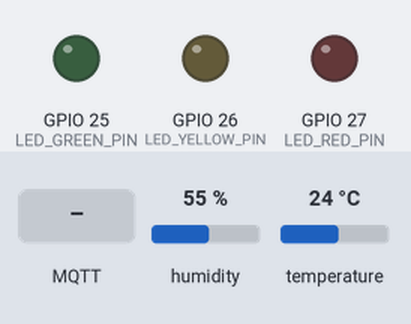
This sketch was run on a simulated ESP32. On the bench: output pins drawn as LEDs (lit = HIGH). Dashed ring = blinking. Inputs (shaded band) come from the test bench; at power-on: humidity 55 %, temperature 24 °C. WiFi joins after 1.5 s; servers stay silent unless stated; random numbers use the default seed unless the sketch sets one; no MQTT or app messages arrive unless stated; what the sketch prints to the serial monitor is not drawn.

Above: at 2.9 s.
3.0 s: MQTT message "0" arrives on the first subscribed topic
At 4.23 s:
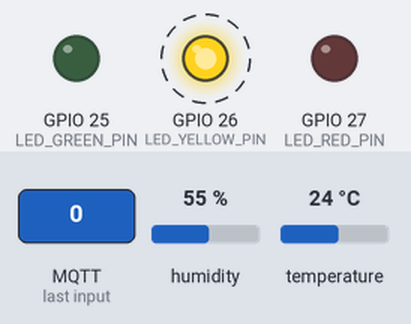
11.6 s: MQTT message "0" arrives on the second subscribed topic
15.1 s: MQTT message "5" arrives on the second subscribed topic
At 16.8 s:
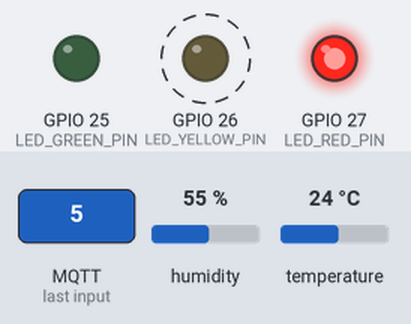
Timing chart, 0 to 24.6 s (numbered marks = the images above; inputs shaded):
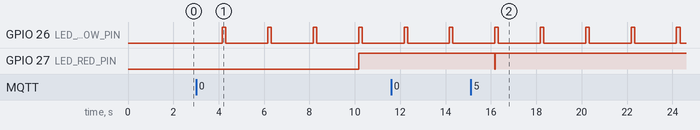

Measured:
- after the input at 15.1 s, GPIO 27 (LED_RED_PIN): HIGH → LOW after 1.1 s, → HIGH 0.01 s later
- by itself, GPIO 26 (LED_YELLOW_PIN): alternates HIGH for 0.16 s and LOW for 1.8 s

The sketch:

esp32_a_sender.ino
```cpp
/*
  =====================================================================
  ESP32_A - Sender Node (Publisher + DHT11)
  Đồ án Hệ thống phân tán - Reliable Message Delivery qua MQTT
  ---------------------------------------------------------------------
  Chức năng:
    - Đọc DHT11 (nhiệt độ + độ ẩm) mỗi SEND_INTERVAL_MS
    - Gắn sequence number tăng dần cho mỗi message
    - Publish lên topic `sensor/data` với MQTT QoS 0 (fire-and-forget)
    - Tự cài tầng tin cậy:
        * Chờ ACK trên topic `sensor/ack` với timeout
        * Retry tối đa MAX_RETRY lần
        * Drop simulator (giả lập mất gói) điều khiển từ Node-RED
    - LED báo trạng thái:
        * LED_GREEN  (GPIO 25): nhận được ACK đúng
        * LED_YELLOW (GPIO 26): đang retry
        * LED_RED    (GPIO 27): fail sau MAX_RETRY lần
  ---------------------------------------------------------------------
  Thư viện cần cài (Library Manager):
    - PubSubClient (Nick O'Leary)
    - DHT sensor library (Adafruit)
    - Adafruit Unified Sensor
    - ArduinoJson (Benoit Blanchon)
  ---------------------------------------------------------------------
  TRƯỚC KHI NẠP: sửa WIFI_SSID, WIFI_PASS, MQTT_BROKER (IP laptop)
  =====================================================================
*/

#include <WiFi.h>
#include <PubSubClient.h>
#include <DHT.h>
#include <ArduinoJson.h>

// ===================== CẤU HÌNH (SỬA TRƯỚC KHI NẠP) =====================
const char*    WIFI_SSID   = "iPhone 3";
const char*    WIFI_PASS   = "22224444";
const char*    MQTT_BROKER = "172.20.10.3";   // IP laptop chạy Mosquitto
const uint16_t MQTT_PORT   = 1883;
const char*    CLIENT_ID   = "ESP32_A_Sender";
const char*    MQTT_USER   = "esp32_a";          // khớp với .env trong docker/
const char*    MQTT_PASS   = "esp32a_pass_2026";

// ===================== CHÂN PHẦN CỨNG =====================
#define DHT_PIN         4
#define DHT_TYPE        DHT11
#define LED_GREEN_PIN   25   // ACK OK
#define LED_YELLOW_PIN  26   // Retrying
#define LED_RED_PIN     27   // Failed

// ===================== THAM SỐ GIAO THỨC =====================
const unsigned long SEND_INTERVAL_MS  = 2000;   // mỗi 2s gửi 1 lần
const unsigned long RETRY_TIMEOUT_MS  = 2000;   // chờ ACK 2s
const uint8_t       MAX_RETRY         = 3;      // retry tối đa 3 lần
const unsigned long RETRY_CHECK_MS    = 200;    // tần suất quét pending
const unsigned long STATS_PUBLISH_MS  = 1000;   // tần suất gửi thống kê
#define PENDING_BUFFER_SIZE 16

// ===================== TOPICS MQTT =====================
const char* T_DATA          = "sensor/data";
const char* T_ACK           = "sensor/ack";
const char* T_MON_SENT      = "monitor/sent";
const char* T_MON_RETRY     = "monitor/retry";
const char* T_MON_FAILED    = "monitor/failed";
const char* T_MON_STATS_A   = "monitor/stats/A";
const char* T_CTL_DROP_RATE = "control/drop_rate";

// ===================== TRẠNG THÁI =====================
WiFiClient    wifiClient;
PubSubClient  mqtt(wifiClient);
DHT           dht(DHT_PIN, DHT_TYPE);

uint32_t current_seq      = 0;
float    drop_probability = 0.0;   // 0.0 → 1.0, điều khiển từ Node-RED

struct PendingMsg {
  bool          active;
  uint32_t      seq;
  unsigned long send_time;       // thời điểm gửi gần nhất
  unsigned long first_send_time; // thời điểm gửi lần đầu (để tính RTT)
  uint8_t       retry_count;
  float         temp;
  float         humid;
};
PendingMsg pending[PENDING_BUFFER_SIZE];

// Thống kê tích lũy
uint32_t stat_sent_total = 0;   // số lần publish thật (kể cả retry)
uint32_t stat_dropped    = 0;   // bị drop bởi simulator
uint32_t stat_retries    = 0;
uint32_t stat_ack_ok     = 0;
uint32_t stat_failed     = 0;
uint32_t stat_unique_seq = 0;   // số seq khác nhau đã tạo

unsigned long last_send_time     = 0;
unsigned long last_retry_check   = 0;
unsigned long last_stats_publish = 0;

// LED non-blocking
struct LedState { int pin; unsigned long off_time; };
LedState led_green  = {LED_GREEN_PIN,  0};
LedState led_yellow = {LED_YELLOW_PIN, 0};
LedState led_red    = {LED_RED_PIN,    0};

// ===================== HÀM TIỆN ÍCH =====================
void blink(LedState &led, unsigned long duration_ms = 150) {
  digitalWrite(led.pin, HIGH);
  led.off_time = millis() + duration_ms;
}

void update_leds() {
  unsigned long now = millis();
  if (led_green.off_time  && now >= led_green.off_time)  { digitalWrite(led_green.pin,  LOW); led_green.off_time  = 0; }
  if (led_yellow.off_time && now >= led_yellow.off_time) { digitalWrite(led_yellow.pin, LOW); led_yellow.off_time = 0; }
  if (led_red.off_time    && now >= led_red.off_time)    { digitalWrite(led_red.pin,    LOW); led_red.off_time    = 0; }
}

uint16_t compute_checksum(uint32_t seq, float temp, float humid) {
  uint16_t cs = (uint16_t)(seq & 0xFFFF);
  cs ^= (uint16_t)(temp * 10);
  cs ^= (uint16_t)(humid * 10);
  return cs;
}

int find_pending_by_seq(uint32_t seq) {
  for (int i = 0; i < PENDING_BUFFER_SIZE; i++)
    if (pending[i].active && pending[i].seq == seq) return i;
  return -1;
}

int find_free_slot() {
  for (int i = 0; i < PENDING_BUFFER_SIZE; i++)
    if (!pending[i].active) return i;
  return -1;
}

// ===================== WIFI + MQTT =====================
void setup_wifi() {
  Serial.printf("[WiFi] Connecting to %s ", WIFI_SSID);
  WiFi.mode(WIFI_STA);
  WiFi.begin(WIFI_SSID, WIFI_PASS);
  while (WiFi.status() != WL_CONNECTED) {
    delay(500);
    Serial.print(".");
  }
  Serial.printf("\n[WiFi] OK. IP=%s\n", WiFi.localIP().toString().c_str());
}

void mqtt_callback(char* topic, byte* payload, unsigned int length) {
  // Topic 1: sensor/ack  → xử lý ACK
  if (strcmp(topic, T_ACK) == 0) {
    StaticJsonDocument<256> doc;
    if (deserializeJson(doc, payload, length)) return;
    uint32_t ack_seq = doc["ack_seq"];
    const char* status = doc["status"] | "OK";

    int idx = find_pending_by_seq(ack_seq);
    if (idx >= 0) {
      unsigned long rtt = millis() - pending[idx].first_send_time;
      Serial.printf("[ACK] seq=%u status=%s rtt=%lums (retry=%u)\n",
                    ack_seq, status, rtt, pending[idx].retry_count);
      pending[idx].active = false;
      stat_ack_ok++;
      blink(led_green);
    } else {
      // ACK cho seq đã xóa khỏi buffer (đã ACK rồi hoặc đã fail)
      Serial.printf("[ACK] seq=%u (đã xử lý hoặc fail trước đó)\n", ack_seq);
    }
    return;
  }

  // Topic 2: control/drop_rate  → cập nhật drop probability
  if (strcmp(topic, T_CTL_DROP_RATE) == 0) {
    char buf[16];
    unsigned int n = length < 15 ? length : 15;
    memcpy(buf, payload, n);
    buf[n] = '\0';
    float new_rate = atof(buf);
    if (new_rate < 0) new_rate = 0;
    if (new_rate > 1) new_rate = 1;
    drop_probability = new_rate;
    Serial.printf("[CTL] drop_probability = %.2f\n", drop_probability);
    return;
  }
}

void connect_mqtt() {
  while (!mqtt.connected()) {
    Serial.printf("[MQTT] Connecting to %s:%u ... ", MQTT_BROKER, MQTT_PORT);
    if (mqtt.connect(CLIENT_ID, MQTT_USER, MQTT_PASS)) {
      Serial.println("OK");
      mqtt.subscribe(T_ACK, 0);
      mqtt.subscribe(T_CTL_DROP_RATE, 0);
      Serial.printf("[MQTT] Subscribed: %s, %s\n", T_ACK, T_CTL_DROP_RATE);
    } else {
      Serial.printf("FAIL rc=%d, retry sau 2s\n", mqtt.state());
      delay(2000);
    }
  }
}

// ===================== LOGIC CHÍNH =====================
// Hàm publish có kèm "drop simulator" - giả lập mất gói ở tầng ứng dụng
bool publish_data_with_drop_sim(uint32_t seq, float temp, float humid) {
  StaticJsonDocument<256> doc;
  doc["seq"]      = seq;
  doc["ts"]       = millis();
  doc["sender"]   = CLIENT_ID;
  doc["temp"]     = temp;
  doc["humid"]    = humid;
  doc["checksum"] = compute_checksum(seq, temp, humid);

  char buf[256];
  size_t n = serializeJson(doc, buf);

  // Drop simulator: random < drop_probability → KHÔNG publish
  float r = (float)random(0, 10000) / 10000.0;
  if (r < drop_probability) {
    Serial.printf("[DROP-SIM] seq=%u bị drop (r=%.3f < p=%.2f)\n", seq, r, drop_probability);
    stat_dropped++;
    return false;
  }

  mqtt.publish(T_DATA, (const uint8_t*)buf, n, false);
  stat_sent_total++;
  return true;
}

void send_new_message() {
  float temp  = dht.readTemperature();
  float humid = dht.readHumidity();
  if (isnan(temp) || isnan(humid)) {
    Serial.println("[DHT11] Đọc lỗi, bỏ qua chu kỳ này");
    return;
  }

  int slot = find_free_slot();
  if (slot < 0) {
    Serial.println("[PENDING] Buffer đầy, bỏ qua chu kỳ này");
    return;
  }

  current_seq++;
  stat_unique_seq++;
  unsigned long now = millis();
  pending[slot] = { true, current_seq, now, now, 0, temp, humid };

  Serial.printf("[SEND] seq=%u temp=%.1f humid=%.1f\n", current_seq, temp, humid);
  publish_data_with_drop_sim(current_seq, temp, humid);

  // monitor log
  StaticJsonDocument<128> mon;
  mon["seq"]   = current_seq;
  mon["temp"]  = temp;
  mon["humid"] = humid;
  char mbuf[128];
  size_t mn = serializeJson(mon, mbuf);
  mqtt.publish(T_MON_SENT, (const uint8_t*)mbuf, mn, false);
}

void check_retries() {
  unsigned long now = millis();
  for (int i = 0; i < PENDING_BUFFER_SIZE; i++) {
    if (!pending[i].active) continue;
    if (now - pending[i].send_time < RETRY_TIMEOUT_MS) continue;

    if (pending[i].retry_count < MAX_RETRY) {
      pending[i].retry_count++;
      pending[i].send_time = now;
      stat_retries++;
      Serial.printf("[RETRY] seq=%u attempt=%u/%u\n",
                    pending[i].seq, pending[i].retry_count, MAX_RETRY);
      blink(led_yellow);
      publish_data_with_drop_sim(pending[i].seq, pending[i].temp, pending[i].humid);

      // monitor log
      StaticJsonDocument<128> mon;
      mon["seq"]   = pending[i].seq;
      mon["retry"] = pending[i].retry_count;
      char mbuf[128];
      size_t mn = serializeJson(mon, mbuf);
      mqtt.publish(T_MON_RETRY, (const uint8_t*)mbuf, mn, false);
    } else {
      Serial.printf("[FAILED] seq=%u sau %u lần retry\n",
                    pending[i].seq, MAX_RETRY);
      blink(led_red, 2000);
      stat_failed++;
      pending[i].active = false;

      StaticJsonDocument<128> mon;
      mon["seq"] = pending[i].seq;
      char mbuf[128];
      size_t mn = serializeJson(mon, mbuf);
      mqtt.publish(T_MON_FAILED, (const uint8_t*)mbuf, mn, false);
    }
  }
}

void publish_stats() {
  StaticJsonDocument<256> doc;
  doc["sent_total"] = stat_sent_total;
  doc["unique_seq"] = stat_unique_seq;
  doc["dropped"]    = stat_dropped;
  doc["retries"]    = stat_retries;
  doc["ack_ok"]     = stat_ack_ok;
  doc["failed"]     = stat_failed;
  doc["drop_rate"]  = drop_probability;
  char buf[256];
  size_t n = serializeJson(doc, buf);
  mqtt.publish(T_MON_STATS_A, (const uint8_t*)buf, n, false);
}

// ===================== SETUP & LOOP =====================
void setup() {
  Serial.begin(115200);
  delay(200);
  Serial.println("\n=== ESP32_A Sender khởi động ===");

  pinMode(LED_GREEN_PIN,  OUTPUT);
  pinMode(LED_YELLOW_PIN, OUTPUT);
  pinMode(LED_RED_PIN,    OUTPUT);
  digitalWrite(LED_GREEN_PIN,  LOW);
  digitalWrite(LED_YELLOW_PIN, LOW);
  digitalWrite(LED_RED_PIN,    LOW);

  randomSeed(esp_random());

  dht.begin();
  setup_wifi();

  mqtt.setServer(MQTT_BROKER, MQTT_PORT);
  mqtt.setCallback(mqtt_callback);
  mqtt.setBufferSize(512);

  for (int i = 0; i < PENDING_BUFFER_SIZE; i++) pending[i].active = false;
}

void loop() {
  if (!mqtt.connected()) connect_mqtt();
  mqtt.loop();
  update_leds();

  unsigned long now = millis();

  if (now - last_send_time >= SEND_INTERVAL_MS) {
    last_send_time = now;
    send_new_message();
  }

  if (now - last_retry_check >= RETRY_CHECK_MS) {
    last_retry_check = now;
    check_retries();
  }

  if (now - last_stats_publish >= STATS_PUBLISH_MS) {
    last_stats_publish = now;
    publish_stats();
  }
}
```
